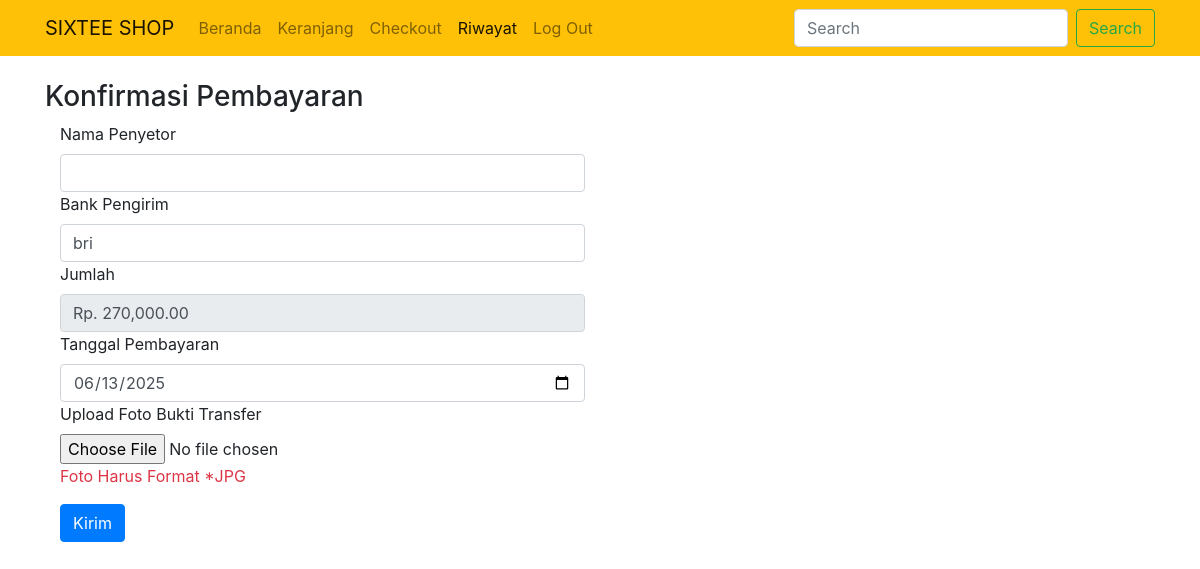
/pembayaran.php?id=26 (signed in), run on the app's committed database.
### tables this page shows
CREATE TABLE `tb_pembayaran` (
  `id_pembayaran` int(11) NOT NULL,
  `id_pembelian` int(11) NOT NULL,
  `nama` varchar(30) NOT NULL,
  `bank` varchar(30) NOT NULL,
  `jumlah` int(11) NOT NULL,
  `tanggal` date NOT NULL,
  `bukti` varchar(30) NOT NULL
);

### pembayaran.php (the view, shortened to what this page needs)
<?php
$koneksi = new mysqli("localhost", "root", "", "toko");
$id_pembayaran = $koneksi->real_escape_string($_GET['id']);
$query = "SELECT * FROM tb_pembelian WHERE id_pembelian='$id_pembayaran'";
$ambil = $koneksi->query($query);
$pecah = $ambil->fetch_assoc();
$queryPembayaran = "SELECT * FROM tb_pembayaran WHERE id_pembelian='$id_pembayaran'";
$ambilPembayaran = $koneksi->query($queryPembayaran);
$row = $ambilPembayaran->fetch_assoc();
$bank_pengiriman = $row['bank'] ?? $pecah['bank_pengiriman'] ?? '';
$jumlah_pembayaran = $row['jumlah'] ?? $pecah['total_pembelian'] ?? 0;
$tanggal_pembayaran = $row['tanggal'] ?? '';
?>
<!DOCTYPE html>
<html>
<head>
    <link rel="stylesheet" href="https://stackpath.bootstrapcdn.com/bootstrap/4.2.1/css/bootstrap.min.css">
</head>
<body>
<nav class="navbar navbar-expand-lg navbar-light bg-warning">
    <div class="container">
        <a class="navbar-brand" href="#">SIXTEE SHOP</a>
        <div class="collapse navbar-collapse" id="navbarSupportedContent">
            <ul class="navbar-nav mr-auto">
                <li class="nav-item"><a class="nav-link" href="index.php">Beranda</a></li>
                <li class="nav-item"><a class="nav-link" href="keranjang.php">Keranjang</a></li>
                <li class="nav-item"><a class="nav-link" href="checkout.php">Checkout</a></li>
                <?php if (isset($_SESSION["pelanggan"])) : ?>
                    <li class="nav-item active"><a href="riwayat.php" class="nav-link">Riwayat</a></li>
                    <li class="nav-item"><a class="nav-link" href="logout.php">Log Out</a></li>
                <?php else : ?>
                    <li class="nav-item"><a class="nav-link" href="login.php">Login</a></li>
                <?php endif; ?>
            </ul>
            <form class="form-inline my-2 my-lg-0">
                <input class="form-control mr-sm-2" type="search" placeholder="Search">
                <button class="btn btn-outline-success" type="submit">Search</button>
            </form>
        </div>
    </div>
</nav>
<div class="container mt-4">
    <h3>Konfirmasi Pembayaran</h3>
    <form method="POST" enctype="multipart/form-data">
        <div class="col-md-6">
            <div class="form-group">
                <label>Nama Penyetor</label>
                <input type="text" class="form-control" name="nama" required>
                <label>Bank Pengirim</label>
                <input type="text" class="form-control" name="bank_pengirim" value="<?php echo htmlspecialchars($bank_pengiriman); ?>" required>
                <label>Jumlah</label>
                <input type="text" class="form-control" name="jumlah" value="Rp. <?php echo number_format($jumlah_pembayaran, 2); ?>" readonly>
                <label>Tanggal Pembayaran</label>
                <input type="date" class="form-control" name="tanggal" value="<?php echo $tanggal_pembayaran; ?>" required>
                <label>Upload Foto Bukti Transfer</label><br>
                <input type="file" name="bukti" accept="image/jpeg" required>
                <p class="text-danger">Foto Harus Format *JPG</p>
                <button class="btn btn-primary" name="kirim">Kirim</button>
            </div>
        </div>
    </form>
</div>
</body>
</html>

### data on the page
tb_pembayaran: bank_pengirim "bri", jumlah "Rp. 270,000.00", tanggal "06/13/2025"
